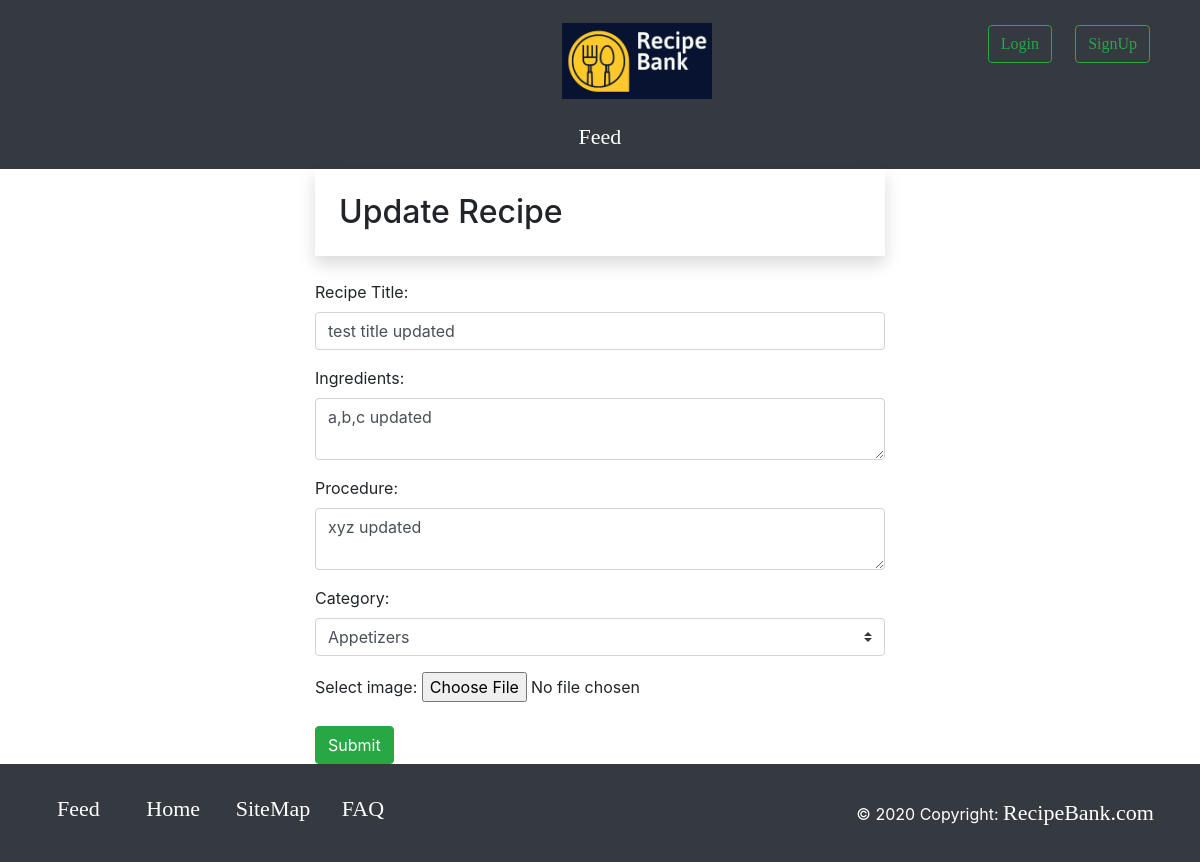
/feed/updateRecipe.php?id=4, run on the app's committed database.
### tables this page shows
CREATE TABLE `recipes` (
  `id` int(10) NOT NULL,
  `title` varchar(255) NOT NULL,
  `ingredients` mediumtext NOT NULL,
  `preparation` mediumtext NOT NULL,
  `category` varchar(255) NOT NULL,
  `recipe_img` varchar(255) DEFAULT NULL,
  `user_id` int(10) NOT NULL,
  `posted_date` datetime NOT NULL
);

### feed/feedCrud.php (called while the page is built, shortened)
<?php
class FeedCrud{
    public function showRecipe($id){
        $dbcon = database::getDb();
        $sql = "SELECT * FROM recipes WHERE id = :id";
        $pst = $dbcon->prepare($sql);
        $pst->bindParam(':id', $id);
        $pst->execute();
        return $pst->fetch(PDO::FETCH_ASSOC);
    }
}

### feed/updateRecipe.php (the view, shortened to what this page needs)
<?php
    require_once 'feedCrud.php';
    $recipeId = $_GET['id'];
    $recipe = new FeedCrud();
    $tbu = $recipe->showRecipe($recipeId);
    function selCategory($value){
        global $tbu;
        if($tbu['category']==$value){
            echo "selected";
        }
        else{
            echo "";
        }
    }
?>
<!DOCTYPE html>
<html lang="en">
    <head>
        <link rel="stylesheet" type="text/css" href="css/style.css">
        <link rel="stylesheet" href="https://stackpath.bootstrapcdn.com/bootstrap/4.4.1/css/bootstrap.min.css">
        <link href="https://cdnjs.cloudflare.com/ajax/libs/font-awesome/4.7.0/css/font-awesome.min.css" rel="stylesheet">
    </head>
    <body>
        <header class="bg-dark">
            <?php include 'header.php'?>
        </header>
        <main>
            <div class="container" style="max-width: 50%;">
                <h2 class="shadow p-4 mb-4 bg-white">Update Recipe</h2>
                <form action="" method="post" enctype="multipart/form-data">
                    <div class="form-group">
                        <label for="title">Recipe Title:</label>
                        <input type="text" class="form-control"  name="title" id="title" placeholder="Enter title" value="<?=$tbu['title']?>">
                    </div>
                    <div class="form-group">
                        <label for="ingred">Ingredients:</label>
                        <textarea class="form-control" id="ingred" name="ingredients" placeholder="Enter ingredients"><?=$tbu['ingredients']?></textarea>
                    </div>
                    <div class="form-group">
                        <label for="proc">Procedure:</label>
                        <textarea class="form-control" id="proc" name="preparation" placeholder="Write Procedure here..."><?=$tbu['preparation']?></textarea>
                    </div>
                    <div class="form-group">
                        <label for="category">Category:</label>
                        <select class="custom-select" id="category" name="category" placeholder="Write Procedure here...">
                            <option <?php selCategory('appetizers')?> value ="appetizers">Appetizers</option>
                        </select>
                    </div>
                    <div class="custom-file">
                        Select image: <input type="file" name="image" id="upfile">
                    </div>
                    <button type="submit" id="btn" class="btn btn-success" name="updaterecipe">Submit</button>
                </form>
            </div>
        </main>
        <footer class="page-footer font-small ">
            <?php include 'footer.php'?>
        </footer>
    </body>
</html>

### css/style.css (style rules this page uses)
header { background-color : #071330; }
#btn { margin-top:1em; }

### data on the page
recipes: title "test title updated", ingredients "a,b,c updated", preparation "xyz updated", category "Appetizers"
